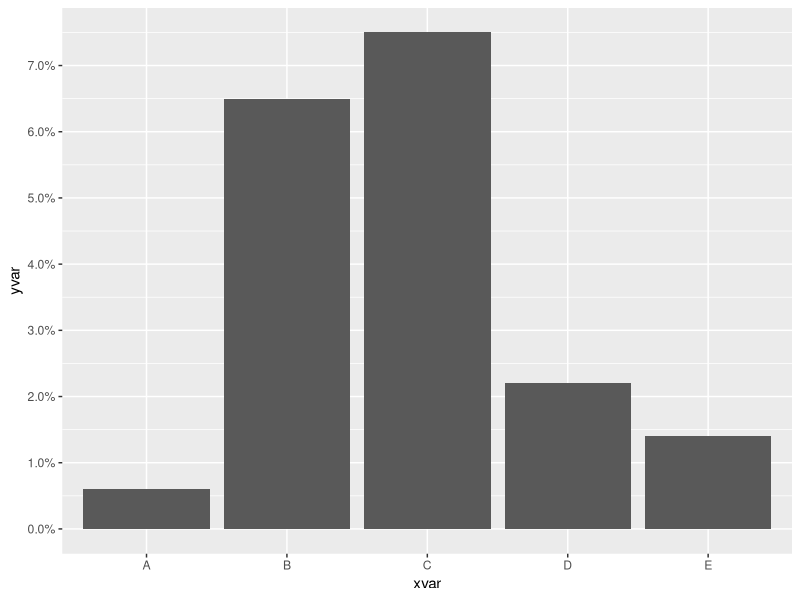

The R source for this figure: (Note: this script raises an error after producing the figure.)
# source: https://community.rstudio.com/t/ggplot2-can-i-send-arguments-in-a-formatter-function/16939

library(ggplot2)
library(scales)

set.seed(12)

#Create a dataset with 3-digits precision:
df <- dplyr::data_frame(xvar = LETTERS[1:5],yvar = round(runif(5, min = 0, max = 0.080), 3))
df$xvar <- as.factor(df$xvar)

# The diagram shows percent with 2 decimals, but it should only be 1
ggplot(df, aes(xvar, yvar)) +
  geom_bar(stat = "identity") +
  scale_y_continuous(breaks = pretty_breaks(8), labels = percent)

# If a try to send an accuracy argument to scales:percent from ggplot it generates an error
ggplot(df, aes(xvar, yvar)) +
  geom_bar(stat = "identity") +
  scale_y_continuous(breaks = pretty_breaks(8), labels = percent(accuracy = 0.1))


# My revision…
ggplot(df, aes(xvar, yvar)) +
  geom_bar(stat = "identity") +
  scale_y_continuous(breaks = pretty_breaks(8), labels = percent_format(accuracy = 0.1))
